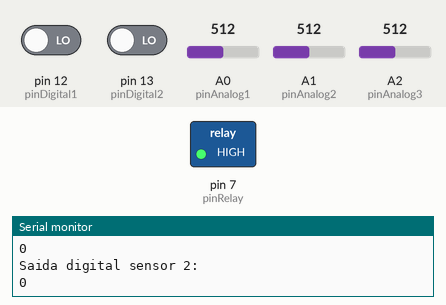
Simulated run of this sketch. Board: Arduino Uno, built with avr-gcc and run on an emulated ATmega328P. Shown: switched loads named in the sketch (green lamp = pin HIGH), the last lines printed to the serial monitor. Inputs (shaded band) come from the test bench; at power-on: pin 12 (pinDigital1) LOW, pin 13 (pinDigital2) LOW, A0 (pinAnalog1) = 512, A1 (pinAnalog2) = 512, A2 (pinAnalog3) = 512.

Above: at 18.0 s.
18.1 s: pin 12 (pinDigital1) driven HIGH
At 20.5 s:
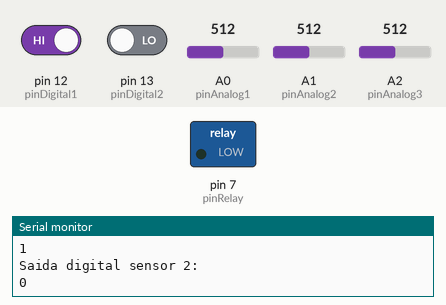
33.1 s: pin 12 (pinDigital1) driven LOW
At 41.6 s:
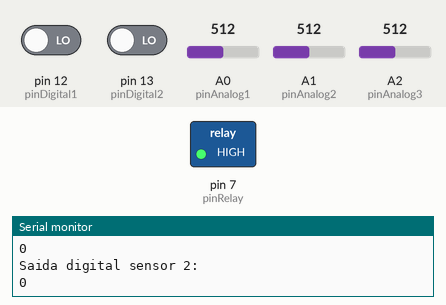
48.1 s: pin 13 (pinDigital2) driven HIGH
At 61.4 s:
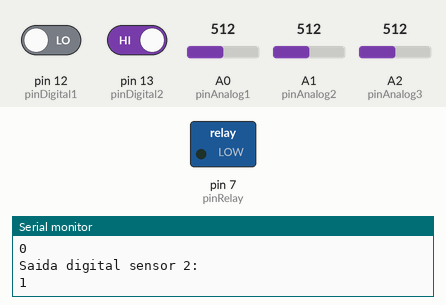
Timing chart, 0 to 62.9 s (numbered marks = the images above; inputs shaded):
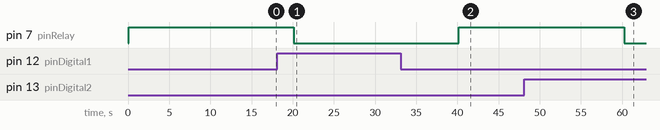

The sketch:

Hortaumacao_Sensor_Solo.ino
```cpp
/* Sistema Automático de Irrigação de Solo
   Conforme a Umidade e Temperatura Ambiente
*/

// Carrega as definicoes dos pinos A/D:
#define pinDigital1 12  // sensor umidade 1
#define pinDigital2 13  // sensor umidade 2
#define pinAnalog1  0   // sensor umidade 1
#define pinAnalog2  1   // sensor umidade 2
#define pinAnalog3  2   // sensor temperatura
#define pinRelay   7    // saida rele

// Inicializa as variaveis do sistema:
// Parâmetros do termistor
float beta = 3950.0;
float r0 = 10000.0;
float t0 = 273.0 + 25.0;
float rx = r0 * exp(-beta/t0);

// Parâmetros do circuito de Temperatura
float vcc = 5.0;
float R = 10000.0;
float AnalogOutput1 = 0;
float voltage1 = 0;
int LeituraSensor1 = 0;
float AnalogOutput2 = 0;
float voltage2 = 0;
int LeituraSensor2 = 0;
float temp = 0.0;
float vref = 0.0;
float v = 0.0;


// Inicializa todos os parametros:
void setup() {
  pinMode(pinDigital1, INPUT);
  pinMode(pinDigital2, INPUT);
  pinMode(pinAnalog1, INPUT);
  pinMode(pinAnalog2, INPUT);
  pinMode(pinAnalog3, INPUT);
  pinMode(pinRelay, OUTPUT);
  Serial.begin(9600);
}

// A funcao loop roda indefinidamente lendo os sensores:
void loop() {

  // Calculando a temperatura:
  vref = analogRead(pinAnalog3);
  v = vref / 1023.0;
  float rt = (vcc*R)/v - R;
  temp = (beta / log(rt/rx)) - 230.0;

  //Imprimindo no monitor serial
  Serial.print("Temperatura: ");
  Serial.print(temp);
  Serial.println("°C");

  AnalogOutput1 = analogRead(pinAnalog1);
  AnalogOutput2 = analogRead(pinAnalog2);
  LeituraSensor1 = digitalRead(pinDigital1);
  LeituraSensor2 = digitalRead(pinDigital2);
  float voltage1 = AnalogOutput1 * (5.0 / 1023.0);
  float voltage2 = AnalogOutput2 * (5.0 / 1023.0);
  Serial.println("Saida analog1:");
  Serial.println(voltage1);
  Serial.println("Saida analog2:");
  Serial.println(voltage2);
  Serial.println("Saida digital sensor 1:");
  Serial.println(LeituraSensor1);
  Serial.println("Saida digital sensor 2:");
  Serial.println(LeituraSensor2);

  // Condicional que liga e desliga a agua:
  if(((LeituraSensor1 == HIGH) || (LeituraSensor2 == HIGH)) && (temp <= 28.0))
    digitalWrite(pinRelay,LOW);

  else
    digitalWrite(pinRelay,HIGH);

  delay(20000);

}
```

Measured:
- after the input at 18.1 s, pin 7 (pinRelay): HIGH → LOW after 2.0 s
- after the input at 33.1 s, pin 7 (pinRelay): LOW → HIGH after 7.1 s
- after the input at 48.1 s, pin 7 (pinRelay): HIGH → LOW after 12.1 s
